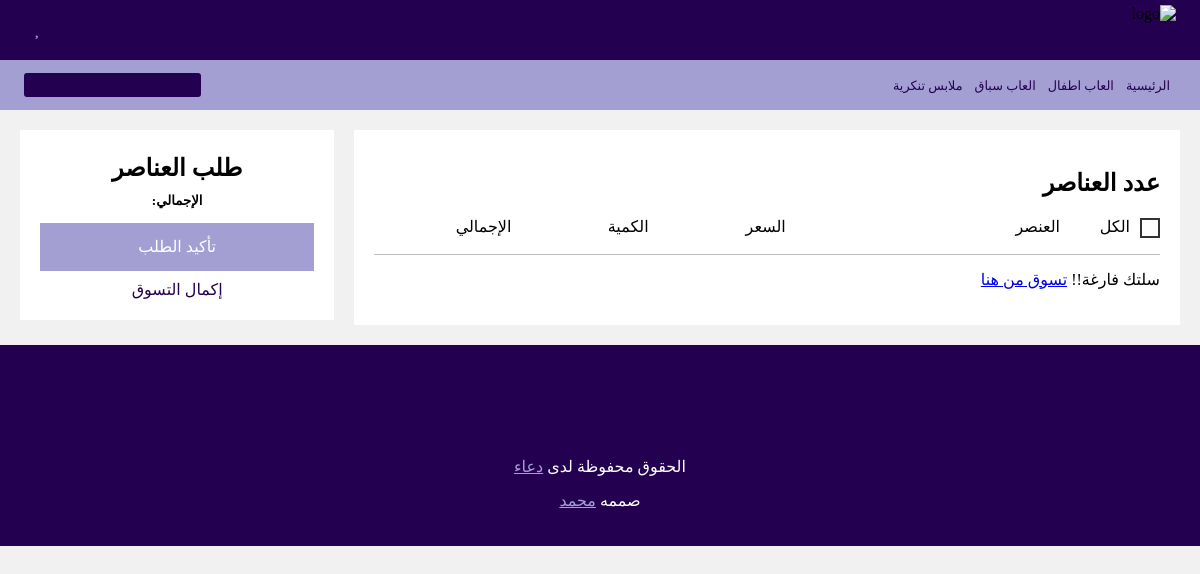
Page /orderlist on the committed database.
### core/models.py (models this page shows, shortened)
class Category(models.Model):
    category_name= models.CharField(max_length=200)

### core/views.py (the view)
# urls.py: path('orderlist', views.orderlist, name='orderlist'),
def orderlist(request):
    categories = Category.objects.all()
    if request.user.is_authenticated:
        if Order.objects.filter(user=request.user, ordered=False).exists():
            order = Order.objects.get(user=request.user, ordered=False)
            cart_items= order.cart_items_count
            context= {'cart_items':cart_items,"order": order,'categories':categories }
            return render(request, "core/orderlist.html", context)
        return render(request, "core/orderlist.html", {"message": "Your Cart is Empty"})
    else:
        order = ''
        return render(request, "core/orderlist.html", {"order": order, 'categories':categories})

### templates/core/orderlist.html (shortened to what this page needs)
{% extends 'core/hf.html'%}
{%load static%}
{% block orderlist%}
<div id='data'>
    <main>
        <nav class="itme-summary">
            <h2>عدد العناصر</h2>
            <ul class="cart-details grid-data">
                <li id="selectAll">
                    <input class='prodcut-checkbox' type="checkbox" name="checkall" id="checkall"  title="Select All">
                    <label for="checkall">الكل</label>
                </li>
                <li>العنصر</li>
                <li>السعر</li>
                <li>الكمية</li>
                <li>الإجمالي</li>
            </ul>
        </nav>
        <section class='carts-prodcucts'>
            {% for order_item in order.items.all %}
            <article class="cart-product">
                <ul class="grid-data">
                    <li class="checkbox-li"><input class='prodcut-checkbox' type="checkbox" name="checkall"></li>
                    <li class='item'>
                        <img src="{{order_item.product.image.url}}" alt="count">
                        <div class="info">
                            <h4>{{order_item.product.name}}</h4>
                        </div>
                    </li>
                    <li class='price'>
                        <span class="current-price">{{order_item.product.price}}</span>
                    </li>
                    <li class="qty_total-price">
                        <div class="qty">
                            {%if request.user.is_authenticated%}
                            <a href="{% url 'remove_item' order_item.product.pk%}">-</a>
                             {{order_item.quantity}}
                            <a href="{% url 'add_item' order_item.product.pk%}">+</a>
                            {% else %}
                            <div class='plus'>+</div>
                            <input type="number" class='qty-no' disabled value="0">
                            <div class='minus'>-</div>
                            {%endif%}
                        </div>
                        <div class="total-price phone">{{order_item.item_total_price}}</div>
                    </li>
                    <li class="total-price">{{order_item.item_total_price}}</li>
                </ul>
            </article>
            {% empty %}
            <p>سلتك فارغة!! <a href="{% url 'index' %}" class="copon-link"> تسوق من هنا </a></p>
            {%endfor%}
        </section>
    </main>
    <aside>
        <div class="order-summary">
            <h2>طلب العناصر</h2>
            <div class="subtotal">
                <h5>الإجمالي:</h5>
            </div>
            <button class="check-sec"><a href="{% url 'checkout' %}">تأكيد الطلب</a></button>
            <a href="{% url 'index' %}" class="copon-link">إكمال التسوق</a>
        </div>
    </aside>
</div>
{% endblock orderlist%}

### templates/core/hf.html (shortened to what this page needs)
{% load static %}
<!DOCTYPE html>
<html lang="en">
<head>
    <link rel="stylesheet" href="{% static 'fonts/fontawesome-free-5.15.1-web/css/all.css'%}">
    <link rel="stylesheet" href="{% static 'css/normalize.css'%}">
    <link rel="stylesheet" href="{% static 'dist/assets/owl.theme.default.min.css'%}">
    <link rel="stylesheet" href="{% static 'dist/assets/owl.carousel.min.css'%}">
    <link rel="stylesheet" href="{% static 'css/style.css'%}">
</head>
<body>
    <header id="header">
        <nav class="user_nav">
            <div class="container" id="user_nav">
                <img src="{% static 'imgs/logo.png'%}" alt="logo" class="logo">
                    <ul id="user_panel">
                        <li class="dropdown_opener">
                            <i class="fas fa-user"></i>
                        </li>
                        <li><a href="#"><i class="fas fa-globe"></i></a></li>
                        <li><a href="{% url 'orderlist'%}"><i class="fas fa-shopping-cart"></i></a></li>
                        <li><a href="#"><i class="fas fa-heart"></i></a></li>
                    </ul>
            </div>
        </nav>
        <nav class="categories_nav">
          <div id="categories_nav" class="container">
                  <ul class="categories_ul">
                      <li><a href="{% url 'index'%}">الرئيسية</a></li>
                      {%for category in categories%}
                        <li><a href="#">{{category.category_name}}</a></li>
                      {%endfor%}
                  </ul>
              <form action="">
                  <div class="input">
                      <label for="search_categories" id='search_categories_label'>
                          <i class="fa fa-search"></i>
                      </label>
                      <input type="search" name="search_categories" id="search_categories">
                  </div>
              </form>
          </div>
      </nav>
  </header>
  {% block orderlist%}
  {% endblock orderlist%}
<footer id="footer" class='footer'>
    <div class="container">
        <ul>
            <li><a href="#"><i class="fab fa-facebook"></i></a></li>
            <li><a href="#"><i class="fab fa-twitter"></i></a></li>
            <li><a href="#"><i class="fab fa-instagram"></i></a></li>
            <li><a href="#"><i class="fab fa-linkedin"></i></a></li>
        </ul>
        <div class="info">
            <p>الحقوق محفوظة لدى <a href="#">دعاء</a></p>
            <p>صممه  <a href="#">محمد</a></p>
        </div>
    </div>
</footer>
</body>
</html>

### static/css/style.css (style rules this page uses)
html { overflow-X: hidden; direction: rtl; font-family: 'Cairo', sans-serif; }
.fa-search { color: white; }
body { margin: 0; padding: 0; --main: #a49fd3; --main_bg: #240050; font-family: 'Cairo'; }
.container { width: min(100% - 3rem, 1200px); margin: auto; }
.user_nav { background: var(--main_bg); }
header#header #user_nav { display: flex; justify-content: space-between; align-items: center; height: 60px; }
header#header #user_nav ul { list-style: none; margin: 0; padding: 0; }
header#header #user_nav > ul { display: flex; }
header#header #user_nav > ul > li { margin: 0 10px; }
header#header #user_nav li.dropdown_opener { position: relative; }
header#header #user_nav .logo { height: min(70px, 85%); }
header#header #user_nav #user_panel i { color: var(--main); transition: .2s }
header#header .categories_nav { background: var(--main); }
header#header #categories_nav { display: flex; align-items: center; justify-content: space-between; height: 50px; }
header#header .categories_nav ul { margin: 0; padding: 0; display: flex; list-style: none; }
header#header .categories_nav ul li { margin: 6px; }
header#header .categories_nav ul li a { text-decoration: none; font-size: .8rem; position: relative; color: var(--main_bg); }
header#header .categories_nav ul li a::before { content: ""; position: absolute; width: 0%; height: 2px; background: var(--main_bg); bottom: -3px; right: 0; transition: .3s; }
header#header .categories_nav form .input { position: relative; }
header#header .categories_nav form .input input { position: relative; padding: 5px 10px; border: none; background: var(--main_bg); border-radius: 3px; color: var(--main); font-size: .8rem; transition: .2s; }
header#header .categories_nav form .input label { position: absolute; left: 7px; top: 50%; transform: translateY(-50%); color: red; z-index: 10; cursor: pointer; }
#hero .slider_img h1,h2 { margin-top: 20px; }
footer#footer.footer { background: var(--main_bg); padding: 20px; }
footer#footer.footer ul { display: flex; justify-content: center; padding: 20px; }
footer#footer.footer ul { list-style: none; margin: 0; }
footer#footer.footer ul li a { margin: 0 20px; font-size: 2rem; color: var(--main); }
footer#footer.footer .info { text-align: center; font-size: 1rem; color: white; }
footer#footer.footer .info a { color: var(--main); }
.grid-data { display: grid; grid-template-columns: 100px 2fr repeat(3, 1fr); }
body:has(#data) { background: #3331; }
#data { padding: 20px; display: flex; }
#data main { flex: 5; background: white; padding: 20px; margin-left: 20px; }
#data main nav { border-bottom: 1px solid #3335; }
#data main nav ul { list-style: none; padding: 0; }
#data main nav ul li { margin-left: 10px; }
#data main nav ul li#selectAll { display: flex; align-items: center; }
#data main input[type='checkbox'] { appearance: none; -webkit-appearance: none; width: 20px; height: 20px; border: 2px solid #333; margin: 0px 0px 0px 10px; cursor: pointer; transition: .3s; }
#data aside { flex: 2; }
#data aside .order-summary { position: sticky; top: 0px; align-self: flex-start; padding: 20px; text-align: center; background: white; }
#data aside .order-summary h2, h3, h5 { margin: 5px 0; }
#data aside .order-summary .subtotal { display: flex; justify-content: space-around; align-items: center; }
#data aside .order-summary .check-sec { display: block; width: 100%; padding: 15px; border: none; border-radius: none; margin: 10px 0; background: var(--main); color: var(--main_bg); cursor: pointer; font-family: cairo; }
#data aside .order-summary .check-sec a { color: white; text-decoration: none; }
#data aside .order-summary .copon-link { text-decoration: none; color: var(--main_bg) }

### rows in the picture
Category: category_name "العاب اطفال"
Category: category_name "العاب سباق"
Category: category_name "ملابس تنكرية"
